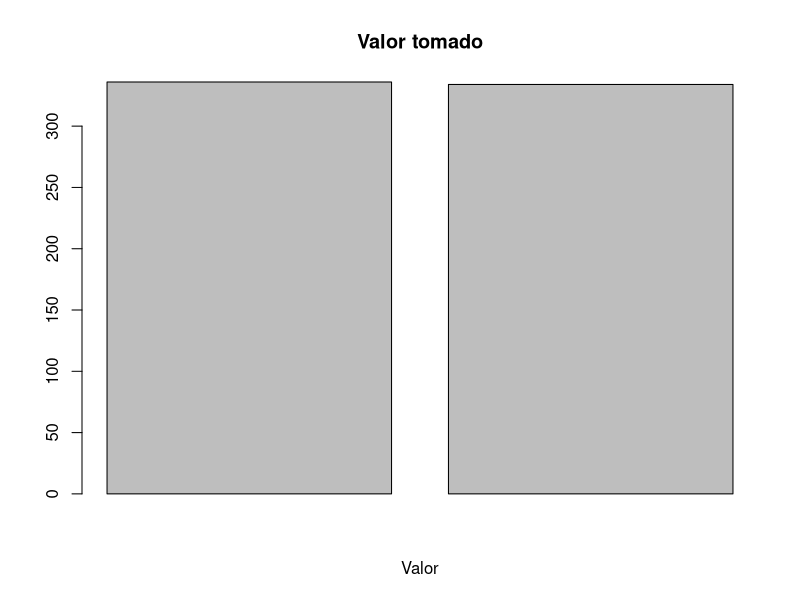
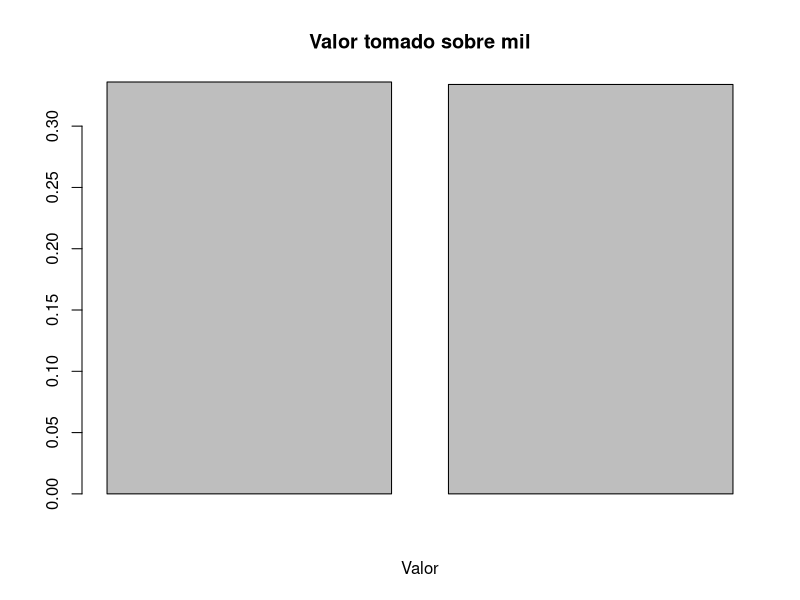

The R script that drew these images, in order:
Bernoulli <- function(p=0.5) {
  x = sample(0:2, 1)
  return((p**x)*((1-p)**(1-x)))
}

#proba = runif(1)
#print(paste("Con una probabilidad de ", proba, " Bernulli dio ", Bernoulli(proba)))

zero = 0
one = 0
for(i in 0:1000) 
  {
  proba = runif(1)
  valp = Bernoulli(proba)
  print(valp)
  if(valp == proba) 
  {
    one = one + 1
  }
  else if (valp == 1 - proba)
  {
    zero = zero + 1
  }
}

print(zero)
print(one)

counts <- c(one, zero)

View(counts)
barplot(counts, one, main="Valor tomado", 
        xlab="Valor")

countstho <- c(one/1000, zero/1000)

View(countstho)
barplot(countstho, one, main="Valor tomado sobre mil", 
        xlab="Valor")
